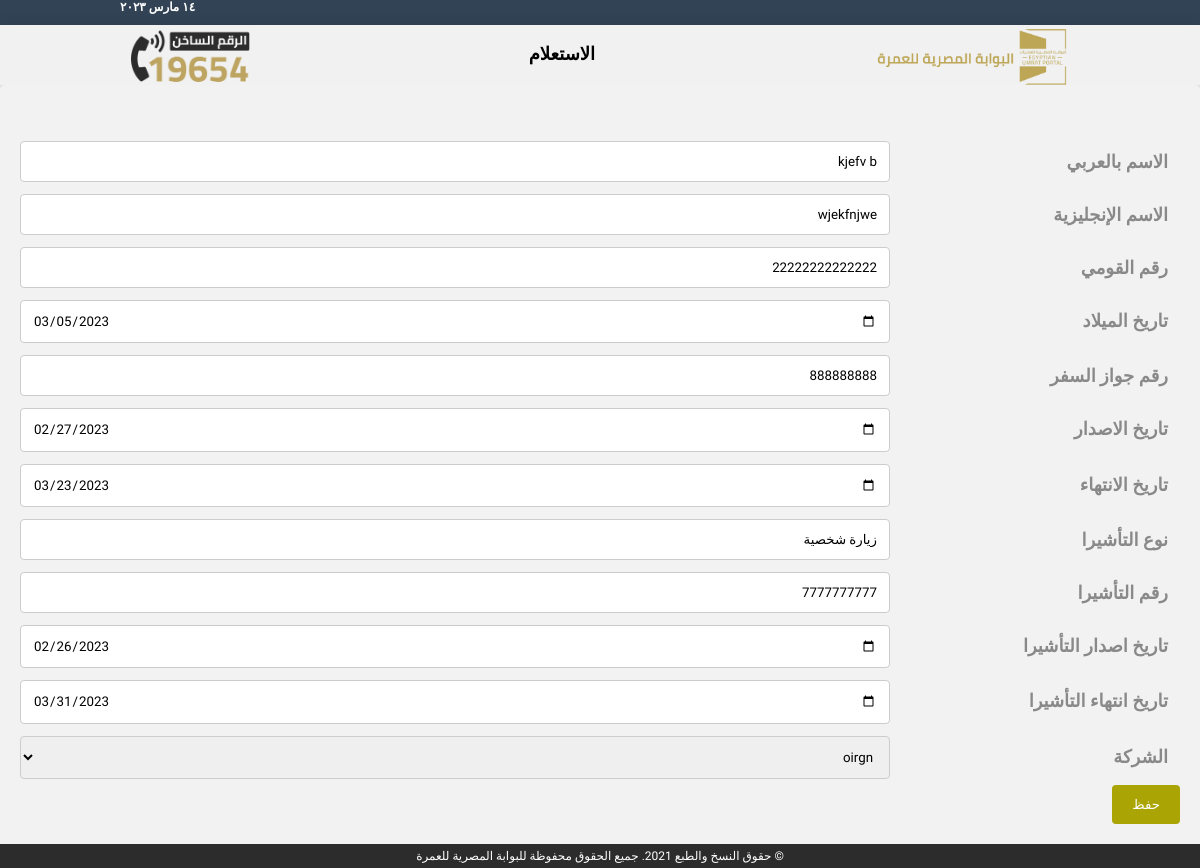
Page /edit_passenger/22222222222222/ on the committed database.
### mysite/models.py (models this page shows, shortened)
class Passenger(models.Model):
    arabic_name = models.CharField(max_length=150)
    english_name = models.CharField(max_length=150)
    national_id = models.CharField(max_length=14)
    data_of_birth = models.DateField()
    passport_number = models.CharField(max_length=9)
    passport_start = models.DateField()
    passport_end = models.DateField()
    visa_type = models.CharField(max_length=150, default='زيارة شخصية')
    visa_number = models.CharField(max_length=150)
    visa_start = models.DateField()
    visa_end = models.DateField()
    company = models.ForeignKey(Company, on_delete=models.CASCADE)
    created = models.DateTimeField(default=timezone.now, blank=True)
    deleted = models.BooleanField(default=False, blank=True)
    class Meta:
        ordering = ['-created']

### mysite/views.py (the view)
def passengerEdit(request, national_id):
    passenger = get_object_or_404(Passenger, national_id=national_id)
    if request.method == 'POST':
        form = PassengerModelForm(request.POST, instance=passenger)
        if form.is_valid():
            form.save()
            return redirect('mysite:index')
    else:
        form = PassengerModelForm(instance=passenger)
    return render(request, 'mysite/create_new_passenger.html', {'form': form, 'passenger': passenger, 'section': 'new_passenger'})

### mysite/models.py (called while the page is built)
    def __str__(self):
        return self.name

### mysite/templates/mysite/create_new_passenger.html (shortened to what this page needs)
{% extends 'base.html' %}
{% block content %}
<div class="container">
    <form method="post">
        {% for field in form %}
        <div class="row">
            <div class="col-25">
                <label>{{field.label}}</label>
            </div>
            <div class="col-75">
                {{field}}
            </div>
        </div>
        {% endfor %}
        <div class="row">
            <input type="submit" value="حفظ">
        </div>
    </form>
</div>
{% endblock content %}

### static/css/style.css (style rules this page uses)
* { margin: 0px; padding: 0px; font-family: 'Cairo', sans-serif; }
body { background-color: #f2f2f2; }
form { margin-top: 30px; display: block; }
label { font-size: 12px; color: #898989; position: absolute; line-height: 18px; }

### mysite/templates/mysite/create_new_passenger.html (style rules this page uses)
* { box-sizing: border-box; }
input[type=text], input[type=date], input[type=number], select, textarea { width: 100%; padding: 12px; border: 1px solid #ccc; border-radius: 4px; resize: vertical; }
label { padding: 12px 12px 12px 0; display: inline-block; font-size: 18px; font-weight: 700; }
input[type=submit] { background-color: #aaa504; color: white; padding: 12px 20px; border: none; border-radius: 4px; cursor: pointer; float: right; }
.container { border-radius: 5px; background-color: #f2f2f2; padding: 20px; }
.col-25 { float: right; width: 25%; margin-top: 6px; }
.col-75 { float: right; width: 75%; margin-top: 6px; }
.row:after { content: ""; display: table; clear: both; }

### rows in the picture
Passenger: form "kjefv b" "wjekfnjwe" "22222222222222" "03/05/2023" "888888888" "02/27/2023" "03/23/2023" "زيارة شخصية" "7777777777" "02/26/2023" "03/31/2023" "oirgn"

### other values in the picture
{{ field.label }} "الاسم بالعربي" "الاسم الإنجليزية" "رقم القومي" "تاريخ الميلاد" "رقم جواز السفر" "تاريخ الاصدار" "تاريخ الانتهاء" "نوع التأشيرا" "رقم التأشيرا" "تاريخ اصدار التأشيرا" "تاريخ انتهاء التأشيرا" "الشركة"
